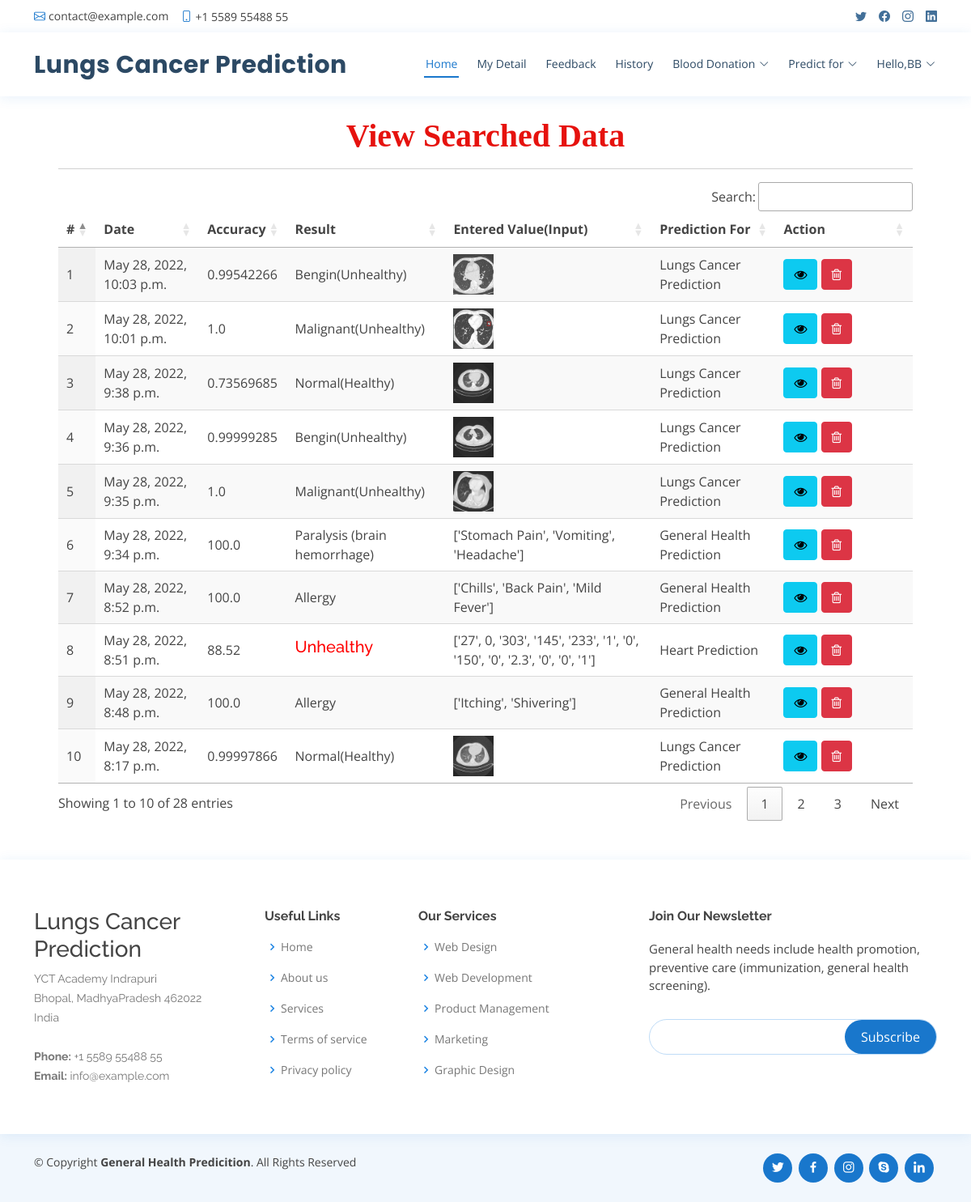
Screenshot of /view_search_pat (signed in) with the database file from the repository.
### lungs_app/models.py (models this page shows, shortened)
class Search_Data(models.Model):
    patient = models.ForeignKey(Patient, on_delete=models.CASCADE, null=True)
    prediction_accuracy = models.CharField(max_length=100,null=True,blank=True)
    result = models.CharField(max_length=100,null=True,blank=True)
    values_list = models.CharField(max_length=100,null=True,blank=True)
    predict_for = models.CharField(max_length=100,null=True,blank=True)
    uploaded  = models.FileField(null=True, blank=True)
    output  = models.FileField(null=True, blank=True)
    created = models.DateTimeField(auto_now=True,null=True)

### lungs_app/views.py (the view)
# urls.py: path('view_search_pat', view_search_pat,name="view_search_pat"),
@login_required(login_url="login")
def view_search_pat(request):
    doc = None
    try:
        doc = Doctor.objects.get(user=request.user)
        data = Search_Data.objects.filter(patient__address__icontains=doc.address).order_by('-id')
    except:
        try:
            doc = Patient.objects.get(user=request.user)
            data = Search_Data.objects.filter(patient=doc).order_by('-id')
        except:
            data = Search_Data.objects.all().order_by('-id')
    return render(request,'view_search_pat.html',{'data':data})

### lungs_app/templates/view_search_pat.html
{% extends 'index.html' %}
{% load static %}
{% block body %}
<div class="container-fluid" style="width:90%;margin-top:12%">
                    <div class="container-fluid">
                        <h1 align="center" style="font-weight:bold;font-family : 'Monotype Corsiva' ; color : #E6120E ;margin-top:4%">View Searched Data</h1>
                         </div><hr>
                                <table id="example" class="display" style="width:100%">
                                  <thead>
                                    <tr>
                                      <th>#</th>
                                      {% if request.user.patient_set.all.0 %}
                                      <th>Date</th>
                                      {% else %}
                                      <th>Patient Name</th>
                                      {% endif %}
                                      <th>Accuracy</th>
                                      <th>Result</th>
                                      <th>Entered Value(Input)</th>
                                      <th>Prediction For</th>
                                      <th>Action</th>
                                  </tr>
                              </thead>
                              <tbody>
                              {% for i in data %}
                                <tr>
                                  <td>{{forloop.counter}}</td>
                                  {% if request.user.patient_set.all.0 %}
                                    <td>{{i.created}}</td>
                                  {% else %}
                                  <td>{{i.patient.user.first_name}} {{i.patient.user.last_name}}</td>
                                  {% endif %}
                                    <td>{{i.prediction_accuracy}}</td>
                                    <td>{% if i.result == "0" %}
                                      <h5 style="color:green">Healthy</h5>
                                      {% elif i.result == "1" %}
                                        <h5 style="color:red">Unhealthy</h5>
                                    {% elif i.result == 'Bengin' %}
                                        {{i.result}}(Unhealthy)
                                        {% elif i.result == 'Malignant' %}
                                        {{i.result}}(Unhealthy)
                                        {% elif i.result == 'Normal' %}
                                        {{i.result}}(Healthy)
                                        {% else %}
                                        {{i.result}}
                                        {% endif %}
                                  </td>
                                  <td>
                                      {% if i.predict_for == "Lungs Cancer Prediction" %}
                                      <img src="{{i.uploaded.url}}" style="width:50px;height:50px">
                                      {% else %}
                                      {{i.values_list}}
{% endif %}
                                  </td>
                                  <td>{{i.predict_for}}</td>
                                  <td style="width:150px">
                                      <a href="/detail_searched/{{i.id}}" ><button class="btn btn-info"><i class="fa fa-eye"></i></button></a>
                                      <a href="/delete_searched/{{i.id}}" ><button class="btn btn-danger" onclick="return confirm('Are you sure?')"><i class="fa fa-trash-o"></i></button></a></td>
                              </tr>
                              {% endfor %}
                          </tbody>
                      </table>
                  </div>
{% endblock %}

### lungs_app/templates/index.html (shortened to what this page needs)
<!DOCTYPE html>
<html lang="en">
  {% load static %}
<head>
  <link href="{% static 'vendor/fontawesome-free/css/all.min.css' %}" rel="stylesheet">
  <link href="{% static 'vendor/animate.css/animate.min.css' %}" rel="stylesheet">
  <link href="{% static 'vendor/bootstrap/css/bootstrap.min.css' %}" rel="stylesheet">
  <link href="{% static 'vendor/bootstrap-icons/bootstrap-icons.css' %}" rel="stylesheet">
  <link href="{% static 'vendor/boxicons/css/boxicons.min.css' %}" rel="stylesheet">
  <link href="{% static 'vendor/glightbox/css/glightbox.min.css' %}" rel="stylesheet">
  <link href="{% static 'vendor/remixicon/remixicon.css' %}" rel="stylesheet">
  <link href="{% static 'vendor/swiper/swiper-bundle.min.css' %}" rel="stylesheet">
  <link href="{% static 'css/style.css' %}" rel="stylesheet">
  <link rel="stylesheet" href="https://cdnjs.cloudflare.com/ajax/libs/font-awesome/4.7.0/css/font-awesome.min.css">
  <link rel='stylesheet' type='text/css' href="https://cdn.datatables.net/1.10.21/css/jquery.dataTables.min.css">
  <link rel='stylesheet' type='text/css' href="https://cdn.datatables.net/buttons/1.6.2/css/buttons.dataTables.min.css">
</head>
<body>
  <div id="topbar" class="d-flex align-items-center fixed-top">
    <div class="container d-flex justify-content-between">
      <div class="contact-info d-flex align-items-center">
        <i class="bi bi-envelope"></i> <a href="mailto:contact@example.com">contact@example.com</a>
        <i class="bi bi-phone"></i> +1 5589 55488 55
      </div>
      <div class="d-none d-lg-flex social-links align-items-center">
        <a href="#" class="twitter"><i class="bi bi-twitter"></i></a>
        <a href="#" class="facebook"><i class="bi bi-facebook"></i></a>
        <a href="#" class="instagram"><i class="bi bi-instagram"></i></a>
        <a href="#" class="linkedin"><i class="bi bi-linkedin"></i></i></a>
      </div>
    </div>
  </div>
  <header id="header" class="fixed-top">
    <div class="container d-flex align-items-center">
      <h1 class="logo me-auto"><a href="index.html">Lungs Cancer Prediction</a></h1>
      {% if request.user.is_staff %}
      <nav id="navbar" class="navbar order-last order-lg-0">
        <ul>
          <li><a class="nav-link scrollto active" href="{% url 'admin_home' %}">Home</a></li>
          <li class="dropdown"><a href="#"><span>Doctor</span> <i class="bi bi-chevron-down"></i></a>
            <ul>
              <li><a href="/add_doctor">Add Doctor</a></li>
              <li><a href="/view_doctor">View Doctor</a></li>
            </ul>
          </li>
          <li><a class="nav-link scrollto" href="/view_patient">Patient</a></li>
          <li><a class="nav-link scrollto" href="/view_search_pat">Searched Data</a></li>
          <li><a class="nav-link scrollto" href="/view_feedback">Feedback</a></li>
          <li class="dropdown"><a href="#"><span>Blood Donation</span> <i class="bi bi-chevron-down"></i></a>
            <ul>
              <li><a href="/request_blood">Request for Blood</a></li>
              <li><a href="/donator_blood">Donate for Blood</a></li>
            </ul>
          </li>
          <li class="dropdown">
            <a href="#" class="appointment-btn scrollto" style="color: #fff;"><span class="d-none d-md-inline">Welcome,</span> {{request.user.username}} <i class="bi bi-chevron-down"></i></a>
            <ul>
              <li><a href="{% url 'change_password' %}">Password</a></li>
              <li><a href="{% url 'logout' %}">Logout</a></li>
            </ul>
          </li>
        </ul>
        <i class="bi bi-list mobile-nav-toggle"></i>
      </nav>
      {% elif request.user.patient_set.all.0 %}
      <nav id="navbar" class="navbar order-last order-lg-0">
        <ul>
          <li><a class="nav-link scrollto active" href="{% url 'patient_home' %}">Home</a></li>
          <li><a class="nav-link scrollto" href="/profile_doctor">My Detail</a></li>
          <li><a class="nav-link scrollto" href="/sent_feedback">Feedback</a></li>
          <li><a class="nav-link scrollto" href="/view_search_pat">History</a></li>
          <li class="dropdown"><a href="#"><span>Blood Donation</span> <i class="bi bi-chevron-down"></i></a>
          </li>
          <li class="dropdown"><a href="#"><span>Predict for</span> <i class="bi bi-chevron-down"></i></a>
          </li>
          <li class="dropdown"><a href="#"><span>Hello,{{request.user.username}}</span> <i class="bi bi-chevron-down"></i></a>
          </li>
        </ul>
      </nav>
      {% endif %}
  </header>
  <div class="mt-5 mb-5" style="margin-top:14%">
  {% block body %}
  {% endblock %}
  </div>
  <footer id="footer">
    <div class="footer-top">
      <div class="container">
        <div class="row">
          <div class="col-lg-3 col-md-6 footer-contact">
            <h3>Lungs Cancer Prediction</h3>
            <p>
              YCT Academy Indrapuri <br>
              Bhopal, MadhyaPradesh 462022<br>
              India <br><br>
              <strong>Phone:</strong> +1 5589 55488 55<br>
              <strong>Email:</strong> info@example.com<br>
            </p>
          </div>
          <div class="col-lg-2 col-md-6 footer-links">
            <h4>Useful Links</h4>
            <ul>
              <li><i class="bx bx-chevron-right"></i> <a href="#">Home</a></li>
              <li><i class="bx bx-chevron-right"></i> <a href="#">About us</a></li>
              <li><i class="bx bx-chevron-right"></i> <a href="#">Services</a></li>
              <li><i class="bx bx-chevron-right"></i> <a href="#">Terms of service</a></li>
              <li><i class="bx bx-chevron-right"></i> <a href="#">Privacy policy</a></li>
            </ul>
          </div>
          <div class="col-lg-3 col-md-6 footer-links">
            <h4>Our Services</h4>
            <ul>
              <li><i class="bx bx-chevron-right"></i> <a href="#">Web Design</a></li>
              <li><i class="bx bx-chevron-right"></i> <a href="#">Web Development</a></li>
              <li><i class="bx bx-chevron-right"></i> <a href="#">Product Management</a></li>
              <li><i class="bx bx-chevron-right"></i> <a href="#">Marketing</a></li>
              <li><i class="bx bx-chevron-right"></i> <a href="#">Graphic Design</a></li>
            </ul>
          </div>
          <div class="col-lg-4 col-md-6 footer-newsletter">
            <h4>Join Our Newsletter</h4>
            <p>General health needs include health promotion, preventive care (immunization, general health screening).</p>
            <form action="" method="post">
              <input type="email" name="email"><input type="submit" value="Subscribe">
            </form>
          </div>
        </div>
      </div>
    </div>
    <div class="container d-md-flex py-4">
      <div class="me-md-auto text-center text-md-start">
        <div class="copyright">
          &copy; Copyright <strong><span>General Health Predicition</span></strong>. All Rights Reserved
        </div>
        <div class="credits">
        </div>
      </div>
      <div class="social-links text-center text-md-right pt-3 pt-md-0">
        <a href="#" class="twitter"><i class="bx bxl-twitter"></i></a>
        <a href="#" class="facebook"><i class="bx bxl-facebook"></i></a>
        <a href="#" class="instagram"><i class="bx bxl-instagram"></i></a>
        <a href="#" class="google-plus"><i class="bx bxl-skype"></i></a>
        <a href="#" class="linkedin"><i class="bx bxl-linkedin"></i></a>
      </div>
    </div>
  </footer>
</body>
</html>

### lungs_app/static/css/style.css (style rules this page uses)
body { font-family: "Open Sans", sans-serif; color: #444444; }
a { color: #1977cc; text-decoration: none; }
h1, h2, h3, h4, h5, h6 { font-family: "Raleway", sans-serif; }
#topbar { background: #fff; height: 40px; font-size: 14px; transition: all 0.5s; z-index: 996; }
#topbar .contact-info a { line-height: 1; color: #444444; transition: 0.3s; }
#topbar .contact-info i { color: #1977cc; padding-right: 4px; margin-left: 15px; line-height: 0; }
#topbar .contact-info i:first-child { margin-left: 0; }
#topbar .social-links a { color: #437099; padding-left: 15px; display: inline-block; line-height: 1px; transition: 0.3s; }
#topbar .social-links a:first-child { border-left: 0; }
#header { background: #fff; transition: all 0.5s; z-index: 997; padding: 15px 0; top: 40px; box-shadow: 0px 2px 15px rgba(25, 119, 204, 0.1); }
#header .logo { font-size: 30px; margin: 0; padding: 0; line-height: 1; font-weight: 700; letter-spacing: 0.5px; font-family: "Poppins", sans-serif; }
#header .logo a { color: #2c4964; }
.navbar { padding: 0; }
.navbar ul { margin: 0; padding: 0; display: flex; list-style: none; align-items: center; }
.navbar li { position: relative; }
.navbar>ul>li { position: relative; white-space: nowrap; padding: 8px 0 8px 20px; }
.navbar a, .navbar a:focus { display: flex; align-items: center; justify-content: space-between; font-size: 14px; color: #2c4964; white-space: nowrap; transition: 0.3s; border-bottom: 2px solid #fff; padding: 5px 2px; }
.navbar a i, .navbar a:focus i { font-size: 12px; line-height: 0; margin-left: 5px; }
.navbar a:hover, .navbar .active, .navbar .active:focus, .navbar li:hover>a { color: #1977cc; border-color: #1977cc; }
#footer { color: #444444; font-size: 14px; background: #f1f7fd; }
#footer .footer-top { padding: 60px 0 30px 0; background: #fff; box-shadow: 0px 2px 15px rgba(25, 119, 204, 0.1); }
#footer .footer-top .footer-contact { margin-bottom: 30px; }
#footer .footer-top .footer-contact p { font-size: 14px; line-height: 24px; margin-bottom: 0; font-family: "Raleway", sans-serif; color: #777777; }
#footer .footer-top h4 { font-size: 16px; font-weight: bold; color: #444444; position: relative; padding-bottom: 12px; }
#footer .footer-top .footer-links { margin-bottom: 30px; }
#footer .footer-top .footer-links ul { list-style: none; padding: 0; margin: 0; }
#footer .footer-top .footer-links ul i { padding-right: 2px; color: #1c84e3; font-size: 18px; line-height: 1; }
#footer .footer-top .footer-links ul li { padding: 10px 0; display: flex; align-items: center; }
#footer .footer-top .footer-links ul li:first-child { padding-top: 0; }
#footer .footer-top .footer-links ul a { color: #777777; transition: 0.3s; display: inline-block; line-height: 1; }
#footer .footer-newsletter { font-size: 15px; }
#footer .footer-newsletter h4 { font-size: 16px; font-weight: bold; color: #444444; position: relative; padding-bottom: 12px; }
#footer .footer-newsletter form { margin-top: 30px; background: #fff; padding: 6px 10px; position: relative; border-radius: 50px; text-align: left; border: 1px solid #bfdcf7; }
#footer .footer-newsletter form input[type=email] { border: 0; padding: 4px 8px; width: calc(100% - 100px); }
#footer .footer-newsletter form input[type=submit] { position: absolute; top: 0; right: 0; bottom: 0; border: 0; background: none; font-size: 16px; padding: 0 20px; background: #1977cc; color: #fff; transition: 0.3s; border-radius: 50px; }
#footer .credits { padding-top: 5px; font-size: 13px; color: #444444; }
#footer .social-links a { font-size: 18px; display: inline-block; background: #1977cc; color: #fff; line-height: 1; padding: 8px 0; margin-right: 4px; border-radius: 50%; text-align: center; width: 36px; height: 36px; transition: 0.3s; }

### rows the page displays
Search_Data: created "May 28, 2022, 10:03 p.m.", prediction_accuracy "0.99542266", result "Bengin", uploaded (picture), predict_for "Lungs Cancer Prediction"
Search_Data: created "May 28, 2022, 10:01 p.m.", prediction_accuracy "1.0", result "Malignant", uploaded (picture), predict_for "Lungs Cancer Prediction"
Search_Data: created "May 28, 2022, 9:38 p.m.", prediction_accuracy "0.73569685", result "Normal", uploaded (picture), predict_for "Lungs Cancer Prediction"
Search_Data: created "May 28, 2022, 9:36 p.m.", prediction_accuracy "0.99999285", result "Bengin", uploaded (picture), predict_for "Lungs Cancer Prediction"
Search_Data: created "May 28, 2022, 9:35 p.m.", prediction_accuracy "1.0", result "Malignant", uploaded (picture), predict_for "Lungs Cancer Prediction"
Search_Data: created "May 28, 2022, 9:34 p.m.", prediction_accuracy "100.0", result "Paralysis (brain hemorrhage)", values_list "['Stomach Pain', 'Vomiting', 'Headache']", predict_for "General Health Prediction"
Search_Data: created "May 28, 2022, 8:52 p.m.", prediction_accuracy "100.0", result "Allergy", values_list "['Chills', 'Back Pain', 'Mild Fever']", predict_for "General Health Prediction"
Search_Data: created "May 28, 2022, 8:51 p.m.", prediction_accuracy "88.52", result "Unhealthy", values_list "['27', 0, '303', '145', '233', '1', '0', '150', '0', '2.3', '0', '0', '1']", predict_for "Heart Prediction"
Search_Data: created "May 28, 2022, 8:48 p.m.", prediction_accuracy "100.0", result "Allergy", values_list "['Itching', 'Shivering']", predict_for "General Health Prediction"
Search_Data: created "May 28, 2022, 8:17 p.m.", prediction_accuracy "0.99997866", result "Normal", uploaded (picture), predict_for "Lungs Cancer Prediction"

### other values shown
{{ request.user.username }} "BB"
